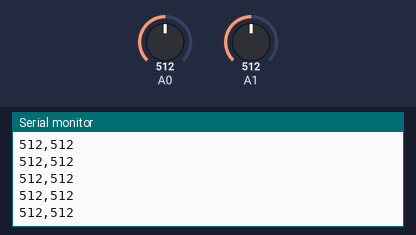
This sketch was run on a simulated Arduino Uno, built with avr-gcc and run on an emulated ATmega328P. Shown: the last lines printed to the serial monitor. The inputs (shaded band) are chosen by the test bench; at power-on: A0 = 512, A1 = 512.

Above: at 1.2 s.
1.3 s: A0 set to 990
At 2.4 s:
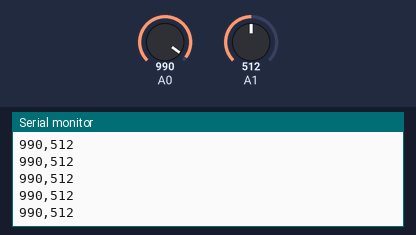
2.8 s: A0 set to 1014
At 3.7 s:
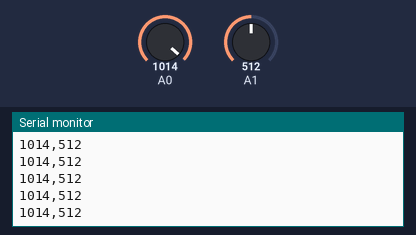
Timing chart, 0 to 5.8 s (numbered marks = the images above; inputs shaded):
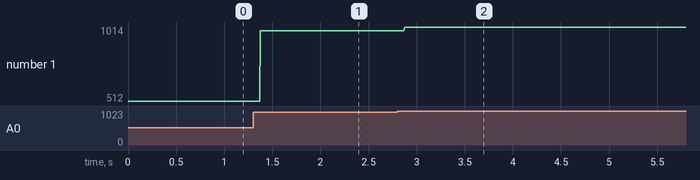

Measured:
- after the input at 1.3 s, the serial monitor: prints a new line after 0.08 s (image 1)
- after the input at 2.8 s, the serial monitor: prints a new line after 0.07 s (image 2)
- plotted number 1: 512 → 990 after the input at 1.3 s, 990 → 1014 after the input at 2.8 s

The sketch:

ejercicio_clase_4.ino
```cpp
//Tomas de Camino Beck
void setup() {
  // put your setup code here, to run once:
  pinMode(A0,INPUT);
  pinMode(A1,INPUT);
  Serial.begin(9600);
}

void loop() {
  // put your main code here, to run repeatedly:
  Serial.print(analogRead(A0));
  Serial.print(",");
  Serial.println(analogRead(A1));
}
```
